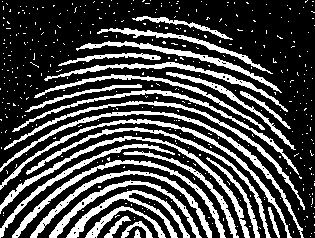
#> input picture ativ4/ID.png, 315 x 238 px
$ jupyter execute Ativ4.ipynb
#> lines starting #> are read from the running program, lines starting #| are printed output that depends on the picture; after the words box and inside, x2 and y2 are one past the last pixel; in counts of white or black regions, pixels touching at a corner belong together
Elabore um programa em Python para realizar sucessivas aplicações dos algoritmos de afinamento e
poda até ocorrer a convergência, isto é, até que sua aplicação não provoque mais alterações na
imagem. Procure uma imagem de impressão digital para testar sua implementação. Leia as seções
correspondentes nos livros texto, tanto Gonzalez e Woods quanto Pedrini e Schwartman para obter
informações sobre estes operadores morfológicos. Você também pode obter informação no conteúdo
da Aula18, que ilustra um dos passos do afinamento. O afinamento emprega um conjunto de
elementos estruturantes onde apenas um deles foi discutido na Aula18. Você pode obter informações
sobre os elementos estruturantes usados na poda nos livros texto.

[cell 1]
#aplicando o operador morfológico de algoritmo de afinamento e poda
import numpy as np
import matplotlib.pyplot as plt
from skimage import io
from skimage.morphology import binary_erosion, binary_dilation

[cell 2]
img = 'ID.png'
imagem_original = io.imread(img)
#> imagem_original is the input picture: shape (238, 315); min 0, max 255, mean 73.2

plt.title('Imagem Original')
plt.imshow(imagem_original, cmap = 'gray') #carregar a imagem usando a biblioteca para poder chamar o metodo copy na str img
plt.axis('off')  # Desativa os eixos
plt.show()

[cell 3]
ib = imagem_original.copy()
ib[ib < 100] = 0
ib[ib > 0] = 255
#> ib: shape (238, 315); 28.5% white; 414 white regions (387 under 20 px), largest, box (x1, y1, x2, y2) and area: (0, 111, 304, 238) 1388, (0, 136, 250, 238) 1372, (0, 119, 292, 238) 1337

#é possível inverter os valores para transformar os pixels brancos em pretos e vice-versa,
#pode utilizimagem_binarizada = 255 - imagem_binarizada

plt.title('Imagem Binarizada')
plt.imshow(ib, cmap='gray')
plt.axis('off')  # Desativa os eixos
plt.show()

[cell 4]
# definindo um elemento estruturante 2x2
elem_estruturante_2x2 = np.ones((2,2)).astype('uint8')

aberta = binary_dilation(binary_erosion(ib, elem_estruturante_2x2), elem_estruturante_2x2)
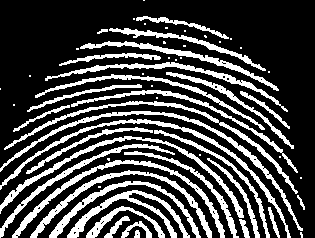
#> aberta: shape (238, 315) bool; 27.3% white; 60 white regions (28 under 20 px), largest, box (x1, y1, x2, y2) and area: (0, 111, 303, 231) 1365, (0, 119, 291, 238) 1332, (12, 160, 225, 238) 1290

plt.title('Imagem após abertura')
plt.imshow(aberta, cmap='gray')

[cell 5]
elem_foreground = np.array([[0, 0, 0],
                            [0, 1, 0],
                            [1, 1, 1]])

[cell 6]
def hit_or_miss(imagem, elem_foreground, elem_background):
    # Aplica erosão na imagem utilizando o elemento estruturante correspondente ao foreground
    erosao_foreground = binary_erosion(imagem, elem_foreground)

    # Aplica erosão na imagem invertida utilizando o elemento estruturante correspondente ao background
    imagem_invertida = 1 - imagem
    erosao_background = binary_erosion(imagem_invertida, elem_background)

    resultado = erosao_foreground * erosao_background
    return resultado

# Define os elementos estruturantes para foreground e background
ef = np.zeros((3,3))
ef[1,1] = 1
ef[2,:] = 1

elem_background = np.zeros((3,3))
elem_background[0,:] = 1

# Função de afinamento
def verifica_convergencia(img_atual, img_anterior):
    return np.array_equal(img_atual, img_anterior)

def afinamento(imagem, elem_fg, elem_bg):
    img = imagem.copy()
    while True:
        img_antiga = img.copy()
        operacao = hit_or_miss(img, elem_fg, elem_bg)
        img ^= operacao

        if verifica_convergencia(img, img_antiga):
            break
#> this loop made 25 passes
#> pass 1, in hit_or_miss, `erosao_foreground = binary_erosion(imagem, elem_foreground)`:
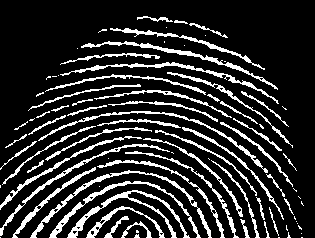
#> erosao_foreground: shape (238, 315) bool; 17.3% white in thin lines or dots
#> pass 1, in hit_or_miss, `erosao_background = binary_erosion(imagem_invertida, elem_background)`:
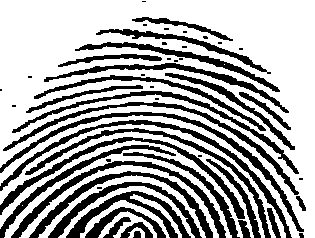
#> erosao_background: shape (238, 315) bool; 66% white; 52 black regions (22 under 20 px), largest, box (x1, y1, x2, y2) and area: (0, 112, 304, 232) 1736, (0, 120, 292, 238) 1711, (11, 161, 226, 238) 1606
#> pass 1, in hit_or_miss, `resultado = erosao_foreground * erosao_background`:
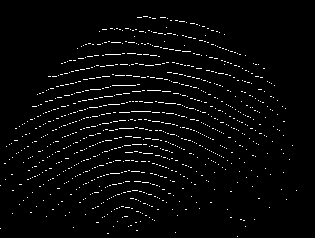
#> resultado: shape (238, 315) bool; 2.9% white in thin lines or dots, all inside (x1, y1, x2, y2) = (0, 16, 297, 237)
#> after the loop:
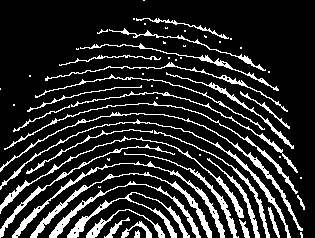
#> img: shape (238, 315) bool; 16.6% white; 60 white regions (28 under 20 px), largest, box (x1, y1, x2, y2) and area: (12, 161, 225, 238) 912, (30, 172, 212, 238) 867, (0, 119, 291, 238) 808
    return img

digital_afinada = afinamento(aberta, elem_foreground, elem_background)
plt.title('Imagem Afinada')
plt.imshow(digital_afinada, cmap='gray')
plt.axis('off')
plt.show()

[cell 7]
from skimage.measure import label, regionprops

def hit_or_miss(imagem, elem_foreground, elem_background):
    erosao_foreground = binary_erosion(imagem, elem_foreground)
    imagem_invertida = 1 - imagem
    erosao_background = binary_erosion(imagem_invertida, elem_background)
    return erosao_foreground * erosao_background

def afinamento(img, elem_foreground, elem_background):
    while True:
        img_anterior = img.copy()
        img ^= hit_or_miss(img, elem_foreground, elem_background)
        if np.array_equal(img, img_anterior):
            break
#> this loop made 25 passes
#> pass 1, in afinamento, `img ^= hit_or_miss(img, elem_foreground, elem_background)`:
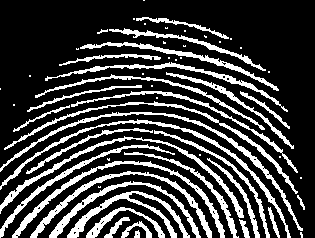
#> img: shape (238, 315) bool; 24.4% white; 60 white regions (28 under 20 px), largest, box (x1, y1, x2, y2) and area: (0, 112, 303, 231) 1210, (12, 161, 225, 238) 1204, (0, 119, 291, 238) 1197
#> pass 2, in hit_or_miss (call 2), `erosao_foreground = binary_erosion(imagem, elem_foreground)`:
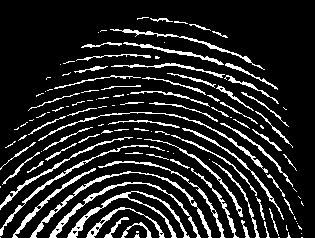
#> erosao_foreground: shape (238, 315) bool; 14.3% white in thin lines or dots, all inside (x1, y1, x2, y2) = (0, 17, 304, 238)
#> pass 2, in hit_or_miss (call 2), `erosao_background = binary_erosion(imagem_invertida, elem_background)`:
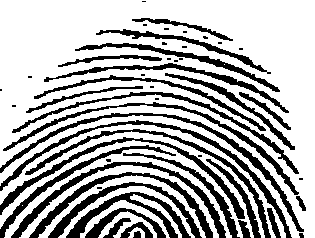
#> erosao_background: shape (238, 315) bool; 69% white; 52 black regions (22 under 20 px)
    return img

def poda(img, min_area):
    # Rotula os objetos na imagem
#> called with min_area = 15
    rotulos = label(img)
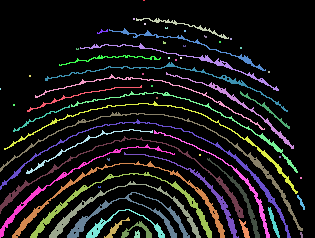
#> rotulos: shape (238, 315) int32; 61 distinct labels, from 0 to 60; one colour per label, 0 black

    # Obtém as propriedades dos objetos rotulados
    props = regionprops(rotulos)
#> props = 60 regions; largest, box (x1, y1, x2, y2) and area: (12, 161, 225, 238) 912, (30, 172, 212, 238) 867, (0, 119, 291, 238) 808, (0, 112, 303, 231) 793, (67, 192, 190, 238) 773

    # Cria uma máscara para manter apenas os objetos com área mínima
    mascara = np.zeros_like(img)
    for prop in props:
        if prop.area >= min_area:
            mascara += (rotulos == prop.label)
#> this loop made 60 passes
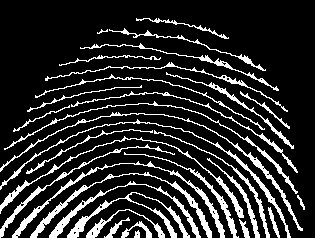
#> mascara: shape (238, 315) bool; 16.5% white; 32 white regions, largest, box (x1, y1, x2, y2) and area: (12, 161, 225, 238) 912, (30, 172, 212, 238) 867, (0, 119, 291, 238) 808

    return mascara

digital_afinada = afinamento(aberta, elem_foreground, elem_background)

# Define a área mínima desejada para manter os componentes conectados após a poda
min_area = 15

# Aplica a poda na imagem afinada
digital_poda = poda(digital_afinada, min_area)

# Exibe a imagem após a poda
plt.imshow(digital_poda, cmap='gray')
plt.axis('off')
plt.show()
